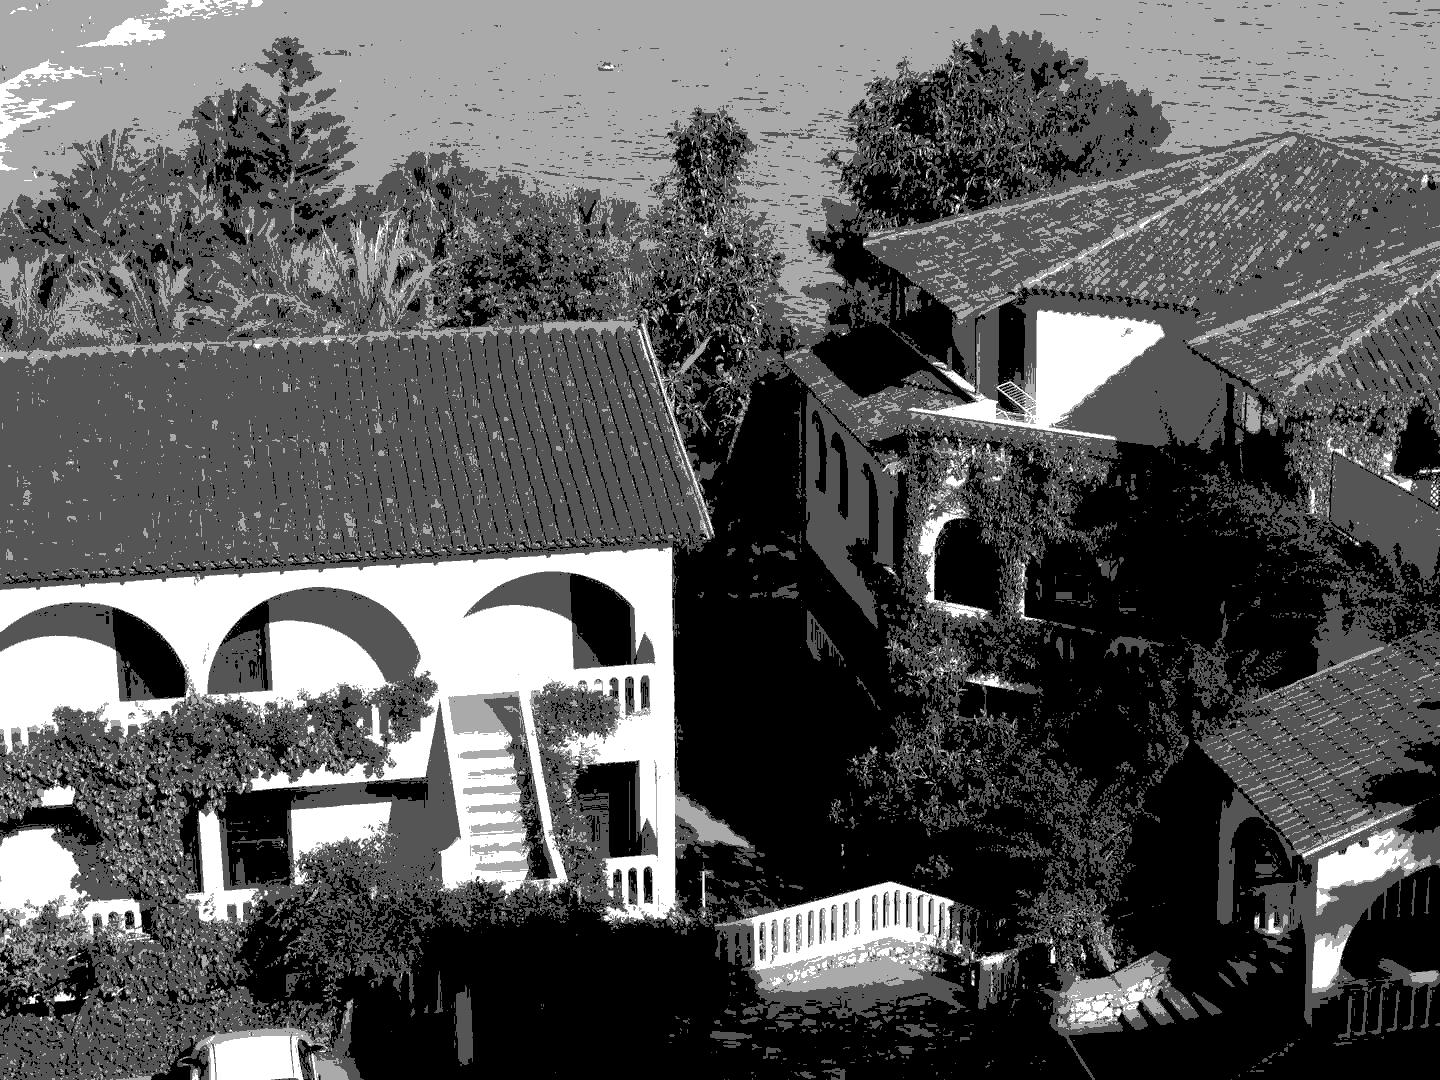

The script that saved this image:
import random
from PIL import Image, ImageDraw

def clip(x):
    if x < 64:
        return 0
    if x < 128:
        return 85
    if x <= 192:
        return 170
    if x > 192:
        return 255

image = Image.open("../roof.jpg")
draw = ImageDraw.Draw(image)
width  = image.size[0]
height = image.size[1]
pix = image.load()
for x in range(width):
        for y in range(height):
                r = pix[x, y][0]
                g = pix[x, y][1]
                b = pix[x, y][2]
                res = clip(round((r + 6*g + 3*b)/10))
                draw.point((x, y), (res, res, res))
image.save("roof4colorsGray.jpg")
del draw
